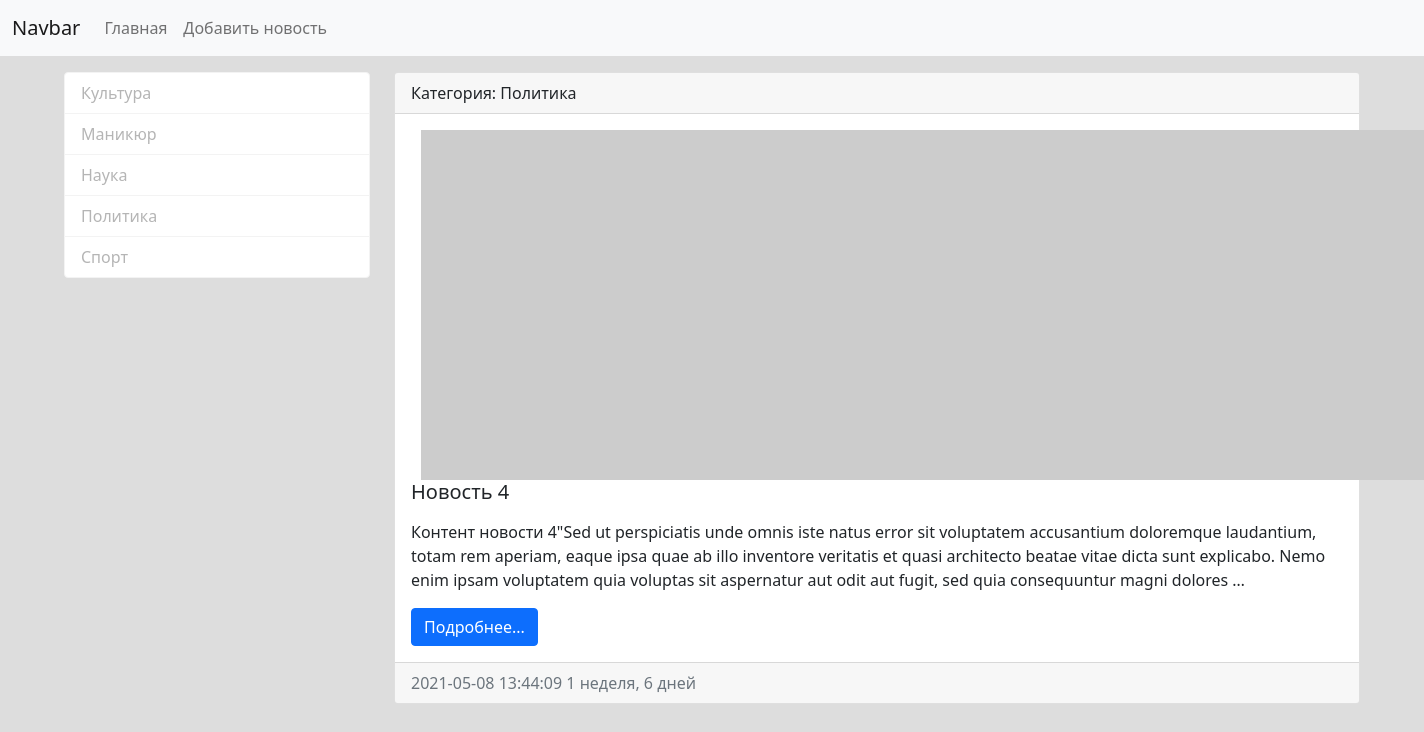
The page /news/category/5/ on the database its author committed.
### news/models.py (models this page shows, shortened)
class Category(models.Model):
    category_name = models.CharField(max_length=150, db_index=True, verbose_name='Наименование категории')
    def get_absolute_url(self):
        return reverse('news:category', kwargs={'category_pk': self.pk})
    def __str__(self):
        return self.category_name
    class Meta:
        verbose_name = 'Категория'
        verbose_name_plural = 'Категории'
        ordering = ['category_name']

class News(models.Model):
    title = models.CharField(max_length=150, verbose_name='Заголовок')
    content = models.TextField(blank=True, verbose_name='Контент')
    created_at = models.DateTimeField(auto_now_add=True, verbose_name='Дата публикации')
    updated_at = models.DateTimeField(auto_now=True, verbose_name='Обновлено')
    photo = models.ImageField(upload_to='photo/%Y/%m/%d', blank=True)
    is_published = models.BooleanField(default=True, verbose_name='Опубликовано')
    category = models.ForeignKey('Category', on_delete=models.PROTECT, verbose_name='Категория')
    def get_absolute_url(self):
        return reverse('news:view_news', kwargs={'news_pk': self.pk})
    class Meta:
        verbose_name = 'Новость'
        verbose_name_plural = 'Новости'
        ordering = ['created_at']

### news/views.py (the view)
# urls.py: path('category/<int:category_pk>/', views.get_category, name='category'),
def get_category(request, category_pk):
    news = News.objects.filter(category_id=category_pk)
    category = Category.objects.get(pk=category_pk)
    context = {'news': news, 'category': category} # удалена 'categories'
    return render(request, 'news/category.html', context)

### news/templatetags/news_tags.py (called while the page is built)
@register.inclusion_tag('news/list_categories.html')
def show_categories(arg1='Hello', arg2='world.'):
    categories = Category.objects.all()
    return {'categories': categories, 'arg1': arg1, 'arg2':arg2 }

### news/templates/news/category.html (shortened to what this page needs)
{% extends 'base.html' %}
{% block sidebar %}
{% include 'inc/_sidebar.html' %}
{% endblock %}
{% block content %}
{% for item in news %}
<div class="card mb-3">
    <div class="card-header">
        Категория: {{ item.category }}
    </div>
    <div class="card-body">
        <div class="media">
            {% if item.photo %}
            <img src="{{ item.photo.url }}" alt="" width="350" align="left" hspace="10" class="mr-3">
            {% else %}
            <img src="https://picsum.photos/id/1060/350/235/?blur=2" align="left" hspace="10" alt=""
                 class="mr-3">
            {% endif %}
            <div class="media-body">
                <h5 class="card-title">{{ item.title }}</h5>
                <p class="card-text">{{ item.content|safe|linebreaks|truncatewords:50 }}</p>
                <a href="{{ item.get_absolute_url }}" class="btn btn-primary">Подробнее...</a>
            </div>
        </div>
    </div>
    <div class="card-footer text-muted">
        {{ item.created_at|date:"Y-m-d H:i:s" }}
        {{ item.created_at|timesince }}
    </div>
</div>
{% endfor %}
{% endblock %}

### news/templates/news/list_categories.html
<div class="list-group">
    {% for item in categories %}
    <a href="{{ item.get_absolute_url }}" class="list-group-item list-group-item-action active"
       aria-current="true">{{ item.category_name }} </a>
    {% endfor %}
</div>

### mynews/static/css/style.css (style rules this page uses)
body { background-color: #dddddd; }
.list-group-item.active { z-index: 2; color: #b5b5b5; background-color: #ffffff; border-color: #f3f3f3; }

### rows shown on the page
Category: category_name "Культура"
Category: category_name "Маникюр"
Category: category_name "Наука"
Category: category_name "Политика"
Category: category_name "Спорт"
News: category "Политика", title "Новость 4", content "Контент новости 4\"Sed ut perspiciatis unde omnis iste natus error sit voluptatem accusantium doloremque laudantium, totam rem aperiam, eaque ipsa quae ab illo inventore veritatis et quasi architecto beatae vitae dicta sunt explicabo. Nemo enim ipsam voluptatem quia voluptas sit aspernatur aut odit aut fugit, sed quia consequuntur magni dolores …", created_at "2021-05-08 13:44:09", created_at "1 неделя, 6 дней"
